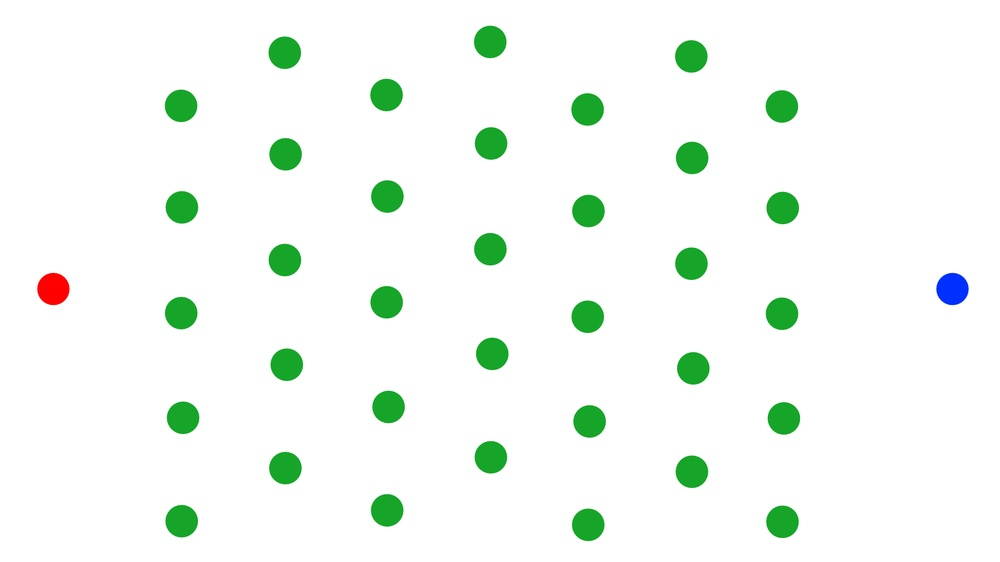
#> input picture Dijikstra/b3898d0e-ea1c-434b-b9b5-f354cead4217.jpg, 1000 x 562 px, shrunk from 1920 x 1080 before the run
$ python -i image_to_nodes.py   (imports and definitions only)
#> lines starting #> are read from the running program, lines starting #| are printed output that depends on the picture
import cv2
import numpy as np

class Node():
    def __init__(self, index, x, y, r):
        self.index = index
        self.x = x
        self.y = y
        self.r = r
        self.pos         = [x, y]
        self.visited     = False
        self.is_start    = False
        self.is_goal     = False
        self.is_obstacle = False
        self.cost = 0
        self.parent = None

class ImageToNodes():
    def __init__(self, image_path ):
        self.image_path = image_path
        self.nodes      = []
        self.num_nodes  = 0
        self.pos        = [] # raw positions

    def generate_nodes(self):
        localMap = cv2.imread( self.image_path )
#> localMap is the input picture: shape (562, 1000, 3); mean B, G, R 243.5, 249.5, 242.5
        gray = cv2.cvtColor( localMap, cv2.COLOR_BGR2GRAY )
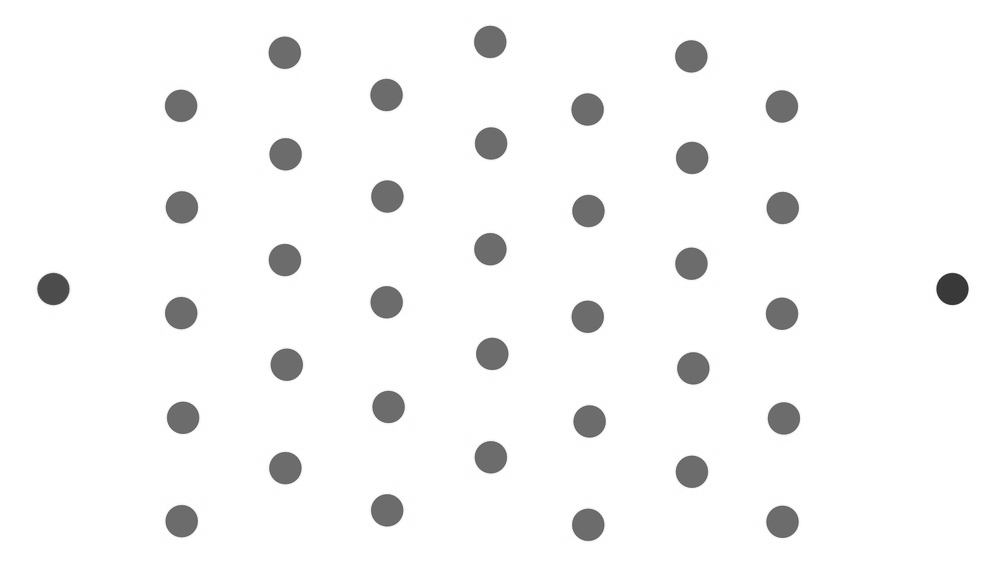
#> gray: shape (562, 1000); min 46, max 255, mean 246.7
        gray_blured = cv2.blur( gray, (3, 3) )

        detected_circles = cv2.HoughCircles( gray_blured, cv2.HOUGH_GRADIENT, 1, 20, param1=50, param2=30, minRadius=1, maxRadius=40 )
#> detected_circles = 37 rows, first 8: [284.5, 259.5, 16.5], [691.5, 157.5, 16.5], [386.5, 94.5, 16.7], [587.5, 210.5, 16.7], [388.5, 406.5, 16.7], [783.5, 417.5, 16.7], [180.5, 312.5, 16.6], [181.5, 206.5, 16.7]
        if detected_circles is not None:
            detected_circles = np.uint16( np.around( detected_circles ) )
#> detected_circles = 37 rows, first 8: [284, 260, 16], [692, 158, 16], [386, 94, 17], [588, 210, 17], [388, 406, 17], [784, 418, 17], [180, 312, 17], [182, 206, 17]
            for pt in detected_circles[0, :]:
                x, y, r = pt[0], pt[1], pt[2]

                self.pos.append( [x, y] )
                # border outline
                #cv2.circle( localMap, center=(x, y), radius=r, color=( 0, 0, 0 ), thickness=1 )
                objClass = Node( self.num_nodes, x, y, r )
                self.nodes.append( objClass )

                self.num_nodes+=1
#> this loop made 37 passes
#> (x, y, r) on passes 1 to 12: (284, 260, 16), (692, 158, 16), (386, 94, 17), (588, 210, 17), (388, 406, 17), (784, 418, 17), (180, 312, 17), (182, 206, 17), (284, 468, 17), (180, 106, 17), (182, 418, 17), (490, 42, 17)
#> after the loop, self.nodes = 37 items; self.num_nodes = 37; self.pos = 37 pairs, first value 52 to 952, second value 42 to 524

        return self.num_nodes, self.nodes, self.pos

>>> result = ImageToNodes('../b3898d0e-ea1c-434b-b9b5-f354cead4217.jpg').generate_nodes()
